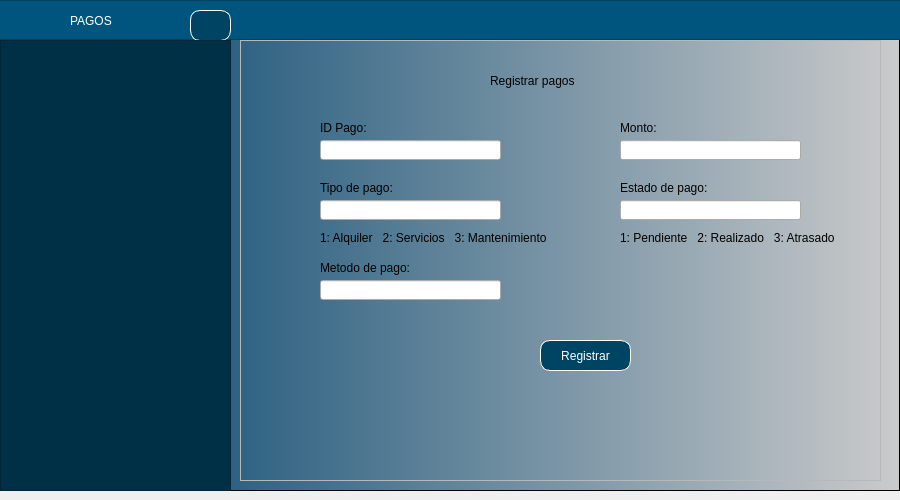
<?xml version="1.0" encoding="UTF-8"?>
<ui version="4.0">
 <class>MainWindow</class>
 <widget class="QMainWindow" name="MainWindow">
  <property name="geometry">
   <rect>
    <x>0</x>
    <y>0</y>
    <width>900</width>
    <height>500</height>
   </rect>
  </property>
  <property name="minimumSize">
   <size>
    <width>900</width>
    <height>500</height>
   </size>
  </property>
  <property name="maximumSize">
   <size>
    <width>900</width>
    <height>16777215</height>
   </size>
  </property>
  <property name="windowTitle">
   <string>MainWindow</string>
  </property>
  <widget class="QWidget" name="centralwidget">
   <layout class="QHBoxLayout" name="horizontalLayout" stretch="0">
    <property name="leftMargin">
     <number>0</number>
    </property>
    <property name="topMargin">
     <number>0</number>
    </property>
    <property name="rightMargin">
     <number>0</number>
    </property>
    <item>
     <widget class="QFrame" name="framefondo">
      <property name="styleSheet">
       <string notr="true">QWidget#framefondo{
background-color: qlineargradient(spread:pad, x1:0, y1:0, x2:1, y2:0, stop:0.039548 rgba(0, 67, 109, 255), stop:1 rgba(203, 203, 203, 255));}</string>
      </property>
      <property name="frameShape">
       <enum>QFrame::StyledPanel</enum>
      </property>
      <property name="frameShadow">
       <enum>QFrame::Raised</enum>
      </property>
      <widget class="QFrame" name="frame_superior">
       <property name="geometry">
        <rect>
         <x>-10</x>
         <y>0</y>
         <width>911</width>
         <height>40</height>
        </rect>
       </property>
       <property name="maximumSize">
        <size>
         <width>16777215</width>
         <height>40</height>
        </size>
       </property>
       <property name="styleSheet">
        <string notr="true">background-color: rgb(0, 85, 127);</string>
       </property>
       <property name="frameShape">
        <enum>QFrame::StyledPanel</enum>
       </property>
       <property name="frameShadow">
        <enum>QFrame::Raised</enum>
       </property>
       <widget class="QLabel" name="label">
        <property name="geometry">
         <rect>
          <x>80</x>
          <y>10</y>
          <width>181</width>
          <height>21</height>
         </rect>
        </property>
        <property name="styleSheet">
         <string notr="true">font: 16pt &quot;Arial&quot;;
color: white;</string>
        </property>
        <property name="text">
         <string>PAGOS</string>
        </property>
       </widget>
       <widget class="QPushButton" name="pushButton_5">
        <property name="geometry">
         <rect>
          <x>200</x>
          <y>10</y>
          <width>41</width>
          <height>31</height>
         </rect>
        </property>
        <property name="styleSheet">
         <string notr="true">QPushButton{
font: 87 9pt &quot;Arial&quot;;
background-color: rgb(0, 68, 100);
color:white;
border:1px solid white;
border-radius: 10px;
}


QPushButton:hover {
background-color:qlineargradient(spread:pad, x1:0, y1:0, x2:1, y2:0, stop:0.039548 rgba(0, 67, 109, 255), stop:1 rgba(203, 203, 203, 255))
}</string>
        </property>
        <property name="text">
         <string/>
        </property>
        <property name="icon">
         <iconset>
          <normaloff>../../../../OneDrive - Estudiantes ITCR/TEC/2024/I SEMESTRE/Bases de Datos/Proyectos/PROYECTO 1/Interfaz Grafica/Imagenes/menu.png</normaloff>../../../../OneDrive - Estudiantes ITCR/TEC/2024/I SEMESTRE/Bases de Datos/Proyectos/PROYECTO 1/Interfaz Grafica/Imagenes/menu.png</iconset>
        </property>
       </widget>
      </widget>
      <widget class="QFrame" name="frameBotones">
       <property name="geometry">
        <rect>
         <x>0</x>
         <y>40</y>
         <width>231</width>
         <height>451</height>
        </rect>
       </property>
       <property name="styleSheet">
        <string notr="true">QFrame{
background-color: rgb(0, 48, 70)
}


QPushButton{
font: 87 9pt &quot;Arial&quot;;
background-color: rgb(0, 68, 100);
color:white;
border:1px solid white;
border-radius: 10px;
}


QPushButton:hover {
background-color:qlineargradient(spread:pad, x1:0, y1:0, x2:1, y2:0, stop:0.039548 rgba(0, 67, 109, 255), stop:1 rgba(203, 203, 203, 255))
}</string>
       </property>
       <property name="frameShape">
        <enum>QFrame::StyledPanel</enum>
       </property>
       <property name="frameShadow">
        <enum>QFrame::Raised</enum>
       </property>
      </widget>
      <widget class="QFrame" name="framePaginas">
       <property name="geometry">
        <rect>
         <x>240</x>
         <y>40</y>
         <width>641</width>
         <height>441</height>
        </rect>
       </property>
       <property name="frameShape">
        <enum>QFrame::StyledPanel</enum>
       </property>
       <property name="frameShadow">
        <enum>QFrame::Raised</enum>
       </property>
       <widget class="QStackedWidget" name="stackedWidget">
        <property name="geometry">
         <rect>
          <x>-10</x>
          <y>0</y>
          <width>661</width>
          <height>461</height>
         </rect>
        </property>
        <property name="currentIndex">
         <number>0</number>
        </property>
        <widget class="QWidget" name="pageRegistrarInq">
         <widget class="QLabel" name="label_2">
          <property name="geometry">
           <rect>
            <x>260</x>
            <y>30</y>
            <width>411</width>
            <height>21</height>
           </rect>
          </property>
          <property name="styleSheet">
           <string notr="true">font: 12pt &quot;Arial&quot;;</string>
          </property>
          <property name="text">
           <string>Registrar pagos</string>
          </property>
         </widget>
         <widget class="QLabel" name="label_3">
          <property name="geometry">
           <rect>
            <x>90</x>
            <y>80</y>
            <width>121</width>
            <height>16</height>
           </rect>
          </property>
          <property name="styleSheet">
           <string notr="true">font: 9pt &quot;Arial&quot;;
</string>
          </property>
          <property name="text">
           <string>ID Pago:</string>
          </property>
         </widget>
         <widget class="QLabel" name="label_4">
          <property name="geometry">
           <rect>
            <x>390</x>
            <y>80</y>
            <width>151</width>
            <height>16</height>
           </rect>
          </property>
          <property name="styleSheet">
           <string notr="true">font: 9pt &quot;Arial&quot;;
</string>
          </property>
          <property name="text">
           <string>Monto:</string>
          </property>
         </widget>
         <widget class="QLabel" name="label_5">
          <property name="geometry">
           <rect>
            <x>90</x>
            <y>140</y>
            <width>151</width>
            <height>16</height>
           </rect>
          </property>
          <property name="styleSheet">
           <string notr="true">font: 9pt &quot;Arial&quot;;
</string>
          </property>
          <property name="text">
           <string>Tipo de pago:</string>
          </property>
         </widget>
         <widget class="QLabel" name="label_6">
          <property name="geometry">
           <rect>
            <x>390</x>
            <y>140</y>
            <width>131</width>
            <height>16</height>
           </rect>
          </property>
          <property name="styleSheet">
           <string notr="true">font: 9pt &quot;Arial&quot;;
</string>
          </property>
          <property name="text">
           <string>Estado de pago:</string>
          </property>
         </widget>
         <widget class="QLabel" name="label_8">
          <property name="geometry">
           <rect>
            <x>90</x>
            <y>220</y>
            <width>121</width>
            <height>16</height>
           </rect>
          </property>
          <property name="styleSheet">
           <string notr="true">font: 9pt &quot;Arial&quot;;
</string>
          </property>
          <property name="text">
           <string>Metodo de pago:</string>
          </property>
         </widget>
         <widget class="QLineEdit" name="txtIDpago">
          <property name="geometry">
           <rect>
            <x>90</x>
            <y>100</y>
            <width>181</width>
            <height>20</height>
           </rect>
          </property>
         </widget>
         <widget class="QLineEdit" name="txtMonto">
          <property name="geometry">
           <rect>
            <x>390</x>
            <y>100</y>
            <width>181</width>
            <height>20</height>
           </rect>
          </property>
         </widget>
         <widget class="QLineEdit" name="txtTipoPago">
          <property name="geometry">
           <rect>
            <x>90</x>
            <y>160</y>
            <width>181</width>
            <height>20</height>
           </rect>
          </property>
         </widget>
         <widget class="QLineEdit" name="txtEstadoPago">
          <property name="geometry">
           <rect>
            <x>390</x>
            <y>160</y>
            <width>181</width>
            <height>20</height>
           </rect>
          </property>
         </widget>
         <widget class="QLineEdit" name="txtMetodoPago">
          <property name="geometry">
           <rect>
            <x>90</x>
            <y>240</y>
            <width>181</width>
            <height>20</height>
           </rect>
          </property>
         </widget>
         <widget class="QPushButton" name="btnRegistrar">
          <property name="geometry">
           <rect>
            <x>310</x>
            <y>300</y>
            <width>91</width>
            <height>31</height>
           </rect>
          </property>
          <property name="styleSheet">
           <string notr="true">QPushButton{
font: 87 9pt &quot;Arial&quot;;
background-color: rgb(0, 68, 100);
color:white;
border:1px solid white;
border-radius: 10px;
}


QPushButton:hover {
background-color:rgb(0, 101, 148);
}</string>
          </property>
          <property name="text">
           <string>Registrar</string>
          </property>
         </widget>
         <widget class="QLabel" name="label_7">
          <property name="geometry">
           <rect>
            <x>90</x>
            <y>190</y>
            <width>241</width>
            <height>16</height>
           </rect>
          </property>
          <property name="styleSheet">
           <string notr="true">font: 9pt &quot;Arial&quot;;
</string>
          </property>
          <property name="text">
           <string>1: Alquiler   2: Servicios   3: Mantenimiento</string>
          </property>
         </widget>
         <widget class="QLabel" name="label_16">
          <property name="geometry">
           <rect>
            <x>390</x>
            <y>190</y>
            <width>241</width>
            <height>16</height>
           </rect>
          </property>
          <property name="styleSheet">
           <string notr="true">font: 9pt &quot;Arial&quot;;
</string>
          </property>
          <property name="text">
           <string>1: Pendiente   2: Realizado   3: Atrasado</string>
          </property>
         </widget>
        </widget>
       </widget>
      </widget>
     </widget>
    </item>
   </layout>
  </widget>
 </widget>
 <resources/>
 <connections/>
</ui>
